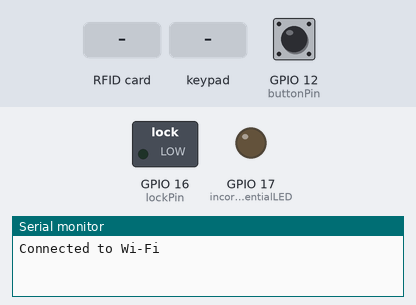
Bench run of a sketch on a simulated ESP32. Shown: switched loads named in the sketch (green lamp = pin HIGH), output pins drawn as LEDs (lit = HIGH), the last lines printed to the serial monitor. Wiring (inferred from the signals the program sends): 3×3 keypad with keys 1 2 3 4 5 6 7 8 9: rows GPIO 65, GPIO 66, GPIO 67; columns GPIO 68, GPIO 69, GPIO 70. Inputs (shaded band) come from the test bench; at power-on: GPIO 12 (buttonPin) HIGH. WiFi joins after 1.5 s; servers stay silent unless stated; the local clock reads 2024-03-15 10:24:30 at power-on unless the sketch sets it; not simulated (calls return 0 or success): WiFiCredentials.h; pins used as bus, display or sensor lines are not drawn.

Above: at 11.2 s.
11.3 s: GPIO 12 (buttonPin) pulled LOW for 0.15 s
At 13.3 s:
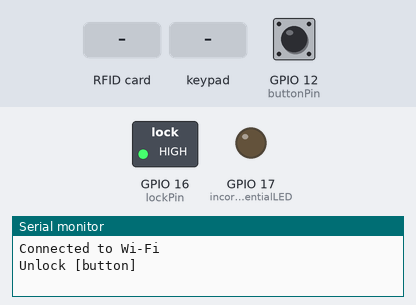
14.4 s: RFID card 5E 7A 19 C4 held to the reader
At 15.7 s:
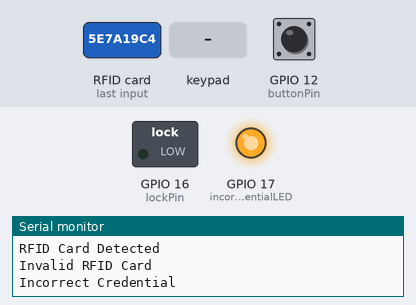
17.4 s: key '1' pressed
20.4 s: keypad keys 1 3 7 9 pressed 0.4 s apart
At 23.4 s:
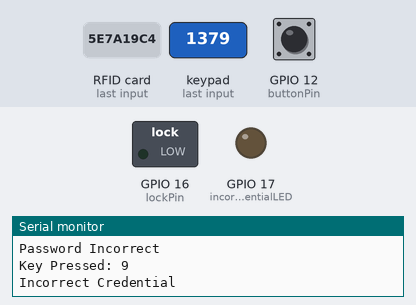
23.5 s: RFID card B3 91 21 2D held to the reader
At 24.9 s:
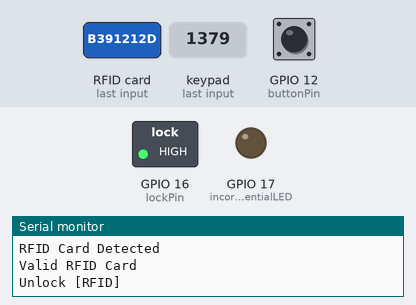
Timing chart, 0 to 26.5 s (numbered marks = the images above; inputs shaded):
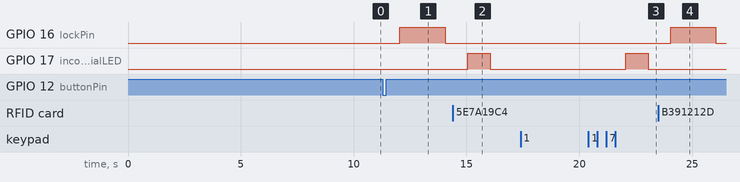

Measured:
- after the input at 11.3 s, GPIO 16 (lockPin): LOW → HIGH after 0.75 s, → LOW 2.0 s later
- after the input at 14.4 s, GPIO 17 (incorrectCredentialLED): LOW → HIGH after 0.66 s, → LOW 1.0 s later
- after the input at 20.4 s, GPIO 17 (incorrectCredentialLED): LOW → HIGH after 1.7 s, → LOW 1.0 s later
- after the input at 23.5 s, GPIO 16 (lockPin): LOW → HIGH after 0.56 s, → LOW 2.0 s later

The sketch:

SmartLock.ino
```cpp
#include <Arduino.h>
#include <Wire.h>
#include <PCF8574.h>
#include <SPI.h>
#include <MFRC522.h>
#include <WiFi.h>
#include "WiFiCredentials.h"

#define DEBUG 1

// Define the I2C address for the PCF8574
#define PCF8574_ADDRESS 0x20

// Instantiate the PCF8574 object
PCF8574 pcf8574(PCF8574_ADDRESS);

// Define the PCF8574 pins used for rows and columns
// In this configuration, pins P1, P2, and P3 are used for rows,
// and pins P4, P5, and P6 are used for columns
const uint8_t rowPins[3] = {1, 2, 3};
const uint8_t colPins[3] = {4, 5, 6};

// Define a key mapping for the 3x3 matrix
// Adjust the mapping if your keys are labeled differently
char keyMap[3][3] =
{
  {'1', '2', '3'},
  {'4', '5', '6'},
  {'7', '8', '9'}
};

// Lock-related constants
const uint8_t lockPin = 16;
const uint8_t incorrectCredentialLED = 17;
const uint32_t unlockDuration = 2000;
const uint32_t incorrectCredentialOnDuration = 1000;

// const for credential length
const uint8_t credentialLength = 4;

// Event-related types and structures
enum EventType {
  PASSWORD,
  BUTTON,
  RFID,
};

union Credential
{
  char password[credentialLength + 1];
  uint8_t UID[credentialLength + 1];
  char button[credentialLength + 1];
};

typedef struct {
  EventType type;
  struct tm timestamp;
  bool valid;
  Credential credential;
} EventLog;

// Log-related constants
const uint8_t logBufferSize = 16; // Must be a power of 2
const uint32_t logWriteInterval = 10000;
const char* ntpServer = "time.google.com";
const long gmtOffset_sec = -3 * 3600;
const int daylightOffset_sec = 0;

// Log-related variables
EventLog logBuffer[logBufferSize];
uint8_t logBufferWritePos = 0;
uint8_t logBufferReadPos = 0;

// LogBuffer protection mutex
SemaphoreHandle_t logMutex;

// Define the password
const char passLength = credentialLength;
const char password[] = "1379";

// Button-related constants
const uint8_t buttonPin = 12;
const uint32_t debounceDelay = 50;
const bool buttonPressedState = LOW;

// RFID-related constants
const uint8_t RST_PIN = 13;
const uint8_t SS_PIN = 14;
const uint8_t registeredUID[] = {0xB3, 0x91, 0x21, 0x2D};
const uint8_t registeredUIDSize = sizeof(registeredUID) / sizeof(*registeredUID);

// Common lock-related variables
uint8_t wrongCredential = 0;

// Password-related variables
uint8_t passwordPos = 0;
char enteredPassword[passLength + 1] = "";
bool passwordCorrect = false;

// Button-related variables
bool isButtonPressed = false;

// RFID-related variables
MFRC522 mfrc522(SS_PIN, RST_PIN);
bool validRFID = false;

// Synchronization semaphores
SemaphoreHandle_t lockSemaphore;
SemaphoreHandle_t passSemaphore;
SemaphoreHandle_t buttonSemaphore;
SemaphoreHandle_t buttonISRSemaphore;
SemaphoreHandle_t rfidSemaphore;

// Serial access mutex
SemaphoreHandle_t serialMutex;

template <typename... Args>
void protectedSerialPrint(Args... args)
{
  xSemaphoreTake(serialMutex, portMAX_DELAY);
  Serial.print(args...);
  xSemaphoreGive(serialMutex);
}

template <typename... Args>
void protectedSerialPrintln(Args... args)
{
  xSemaphoreTake(serialMutex, portMAX_DELAY);
  Serial.println(args...);
  xSemaphoreGive(serialMutex);
}

void insertLog(EventType type, bool valid, Credential credential)
{
  EventLog logEntry;
  struct tm timeinfo;

  if (!getLocalTime(&timeinfo)) {
    protectedSerialPrintln("Failed to obtain time");
    return;
  }

  logEntry.type = type;
  logEntry.timestamp = timeinfo;
  logEntry.valid = valid;
  logEntry.credential = credential;

  xSemaphoreTake(logMutex, portMAX_DELAY);
  logBuffer[logBufferWritePos] = logEntry;
  logBufferWritePos++; // don't need to take mod
                       // because buffer size is a power of 2 (keep it that way)
  xSemaphoreGive(logMutex);
}

void lockTask(void * parameter)
{
  for (;;) {

    if (wrongCredential) {

      #if DEBUG
      protectedSerialPrintln("Incorrect Credential");
      #endif

      digitalWrite(incorrectCredentialLED, HIGH);
      vTaskDelay(incorrectCredentialOnDuration / portTICK_PERIOD_MS);
      digitalWrite(incorrectCredentialLED, LOW);

      wrongCredential = 0;
    }

    if (passwordCorrect) {

      #if DEBUG
      protectedSerialPrintln("Unlock [password]");
      #endif

      digitalWrite(lockPin, HIGH);
      vTaskDelay(unlockDuration / portTICK_PERIOD_MS);
      digitalWrite(lockPin, LOW);

      #if DEBUG
      protectedSerialPrintln("Lock");
      #endif

      // Signals that passwordCorrect was used
      xSemaphoreGive(lockSemaphore);

      // Wait until the password is reseted
      xSemaphoreTake(passSemaphore, portMAX_DELAY);
    }

    if (isButtonPressed) {

      #if DEBUG
      protectedSerialPrintln("Unlock [button]");
      #endif

      digitalWrite(lockPin, HIGH);
      vTaskDelay(unlockDuration / portTICK_PERIOD_MS);
      digitalWrite(lockPin, LOW);

      #if DEBUG
      protectedSerialPrintln("Lock");
      #endif

      // Signals that the button was used
      xSemaphoreGive(lockSemaphore);

      // Wait until the button is released
      xSemaphoreTake(buttonSemaphore, portMAX_DELAY);
    }

    if (validRFID) {

      #if DEBUG
      protectedSerialPrintln("Unlock [RFID]");
      #endif

      digitalWrite(lockPin, HIGH);
      vTaskDelay(unlockDuration / portTICK_PERIOD_MS);
      digitalWrite(lockPin, LOW);

      #if DEBUG
      protectedSerialPrintln("Lock");
      #endif

      // Signals that the RFID was used
      xSemaphoreGive(lockSemaphore);

      // Wait until the RFID is reseted
      xSemaphoreTake(rfidSemaphore, portMAX_DELAY);
    }

    // Short delay before the next cycle
    vTaskDelay(1000 / portTICK_PERIOD_MS);
  }
}

void logTask(void * parameter)
{
  EventLog tempLogBuffer[logBufferSize];
  bool logSent;

  for (;;) {
    vTaskDelay(logWriteInterval / portTICK_PERIOD_MS);

    xSemaphoreTake(logMutex, portMAX_DELAY);
    memcpy(tempLogBuffer, logBuffer, sizeof(logBuffer));
    xSemaphoreGive(logMutex);

    // For each unread log entry
    while (logBufferReadPos != logBufferWritePos) {
      // Retrieve the log entry and increment the read position
      EventLog logEntry = tempLogBuffer[logBufferReadPos];

      // Prepare logSent flag
      logSent = false;

      #if DEBUG
      protectedSerialPrint("Log Entry: ");
      protectedSerialPrint(logEntry.timestamp.tm_hour);
      protectedSerialPrint(":");
      protectedSerialPrint(logEntry.timestamp.tm_min);
      protectedSerialPrint(":");
      protectedSerialPrint(logEntry.timestamp.tm_sec);
      protectedSerialPrint(" - ");
      protectedSerialPrint(logEntry.valid ? "Valid" : "Invalid");
      protectedSerialPrint(" - ");
      switch (logEntry.type) {
        case PASSWORD:
          protectedSerialPrint("Password: ");
          protectedSerialPrintln(logEntry.credential.password);
          break;
        case BUTTON:
          protectedSerialPrint("Button: ");
          protectedSerialPrintln(logEntry.credential.button);
          break;
        case RFID:
          protectedSerialPrint("RFID: ");
          for (uint8_t i = 0; i < registeredUIDSize; i++) {
            protectedSerialPrint(logEntry.credential.UID[i], HEX);
            protectedSerialPrint(" ");
          }
          protectedSerialPrintln();
          break;
      }
      #endif

      /*
        Send the log entry
      */

      logSent = true; // Make it conditional to the log transmission being successful

      if (logSent) {
        // Increment the read position
        xSemaphoreTake(logMutex, portMAX_DELAY);
        logBufferReadPos++; // don't need to take mod
                            // because buffer size is a power of 2 (keep it that way)
        xSemaphoreGive(logMutex);
      }
    }
  }
}

void passwordTask(void * parameter)
{
  for (;;) {
    // Iterate through each row
    for (uint8_t row = 0; row < 3; row++) {
      // Ensure all rows are HIGH before scanning
      for (uint8_t i = 0; i < 3; i++) {
        pcf8574.write(rowPins[i], HIGH);
      }
      // Drive the current row LOW
      pcf8574.write(rowPins[row], LOW);

      // Allow the signal to stabilize
      vTaskDelay(10 / portTICK_PERIOD_MS);

      // Check each column for a key press
      for (uint8_t col = 0; col < 3; col++) {
        if (pcf8574.read(colPins[col]) == LOW) {
          char key = keyMap[row][col];

          #if DEBUG
          protectedSerialPrint("Key Pressed: ");
          protectedSerialPrintln(key);
          #endif

          enteredPassword[passwordPos] = key;
          passwordPos++;

          if (passwordPos == passLength) {

            #if DEBUG
            protectedSerialPrint("Entered Password: ");
            protectedSerialPrintln(enteredPassword);
            #endif

            // Check if the entered password is correct
            passwordCorrect = (strcmp(enteredPassword, password) == 0);

            if (passwordCorrect) {

              #if DEBUG
              protectedSerialPrintln("Password Correct");
              #endif

              // Wait until lockTask uses passwordCorrect
              xSemaphoreTake(lockSemaphore, portMAX_DELAY);
            } else {

              #if DEBUG
              protectedSerialPrintln("Password Incorrect");
              #endif

              wrongCredential = 1;
            }

            // Insert the log entry
            Credential logCredential;
            strncpy(logCredential.password, enteredPassword, passLength);
            insertLog(PASSWORD, passwordCorrect, logCredential);

            memset(enteredPassword, 0, sizeof(enteredPassword));
            passwordPos = 0;
            passwordCorrect = false;

            // Signals that the password was reseted
            // and thus the lockTask can use passwordCorrect
            xSemaphoreGive(passSemaphore);
          }

          // Debounce: wait until the key is released
          while (pcf8574.read(colPins[col]) == LOW) {
            vTaskDelay(10 / portTICK_PERIOD_MS);
          }
          // Additional delay to avoid multiple detections
          vTaskDelay(50 / portTICK_PERIOD_MS);
        }
      }
    }
    // Short delay before the next scan cycle
    vTaskDelay(10 / portTICK_PERIOD_MS);
  }
}

void IRAM_ATTR handleButtonInterrupt() {
  BaseType_t xHigherPriorityTaskWoken = pdFALSE;
  xSemaphoreGiveFromISR(buttonISRSemaphore, &xHigherPriorityTaskWoken);
  if (xHigherPriorityTaskWoken) {
    portYIELD_FROM_ISR();
  }
}

void buttonTask(void * parameter)
{
  for (;;) {
    // Wait indefinitely until the semaphore is given by the ISR
    if (xSemaphoreTake(buttonISRSemaphore, portMAX_DELAY) == pdTRUE) {
      vTaskDelay(debounceDelay / portTICK_PERIOD_MS);

      if (digitalRead(buttonPin) == buttonPressedState) {
        isButtonPressed = true;
        xSemaphoreTake(lockSemaphore, portMAX_DELAY);
        isButtonPressed = false;
        xSemaphoreGive(buttonSemaphore);
      }
    }
  }
}

void RFIDTask(void * parameter)
{
  for(;;) {
    vTaskDelay(100 / portTICK_PERIOD_MS);

    // Look for new cards
    if (!mfrc522.PICC_IsNewCardPresent() || !mfrc522.PICC_ReadCardSerial()) {
      continue;
    }

    #if DEBUG
    protectedSerialPrintln("RFID Card Detected");
    #endif

    // Check if the card is registered
    bool cardMatch = true;
    if (mfrc522.uid.size != registeredUIDSize) {
      cardMatch = false;
    } else {
      for (uint8_t i = 0; i < registeredUIDSize; i++) {
        if (mfrc522.uid.uidByte[i] != registeredUID[i]) {
          cardMatch = false;
          break;
        }
      }
    }

    if (cardMatch) {
      #if DEBUG
      protectedSerialPrintln("Valid RFID Card");
      #endif

      validRFID = true;
      xSemaphoreTake(lockSemaphore, portMAX_DELAY);
      validRFID = false;
      xSemaphoreGive(rfidSemaphore);
    } else {
      #if DEBUG
      protectedSerialPrintln("Invalid RFID Card");
      #endif

      wrongCredential = 1;
    }

    // Insert the log entry
    Credential logCredential;
    memcpy(logCredential.UID, mfrc522.uid.uidByte, registeredUIDSize);
    insertLog(RFID, cardMatch, logCredential);

    // Halt the PICC and stop encryption
    mfrc522.PICC_HaltA();
    mfrc522.PCD_StopCrypto1();
  }
}

void setup()
{
  // Initialize Serial communication for debugging
  Serial.begin(115200);

  // Initialize the lock pin
  pinMode(lockPin, OUTPUT);

  // Initialize the incorrect credential LED pin
  pinMode(incorrectCredentialLED, OUTPUT);

  // Make sure that logBufferSize is a power of 2
  static_assert((logBufferSize & (logBufferSize - 1)) == 0, "logBufferSize must be a power of 2");

  // Create the mutex for the log buffer
  logMutex = xSemaphoreCreateMutex();

  // Create the mutex for the serial access
  serialMutex = xSemaphoreCreateMutex();

  if (logMutex == NULL) {
    Serial.println("Failed to create log mutex");
    while (1);
  }

  // Connect to the Wi-Fi network
  WiFi.mode(WIFI_STA);
  WiFi.begin(WIFI_SSID, WIFI_PASS);
  delay(10000);
  if (WiFi.status() != WL_CONNECTED) {
    Serial.println("Failed to connect to Wi-Fi");
    while (1);
  } else {
    Serial.println("Connected to Wi-Fi");
  }

  // Configure the NTP client
  configTime(gmtOffset_sec, daylightOffset_sec, ntpServer);

  // Initialize the I2C bus
  Wire.begin();

  // Initialize the PCF8574
  pcf8574.begin();

  // Drive all row pins HIGH
  for (uint8_t i = 0; i < 3; i++) {
    pcf8574.write(rowPins[i], HIGH);
  }

  // Configure the button pin as input
  pinMode(buttonPin, INPUT_PULLUP);

  // Attach the button interrupt
  attachInterrupt(buttonPin, handleButtonInterrupt, FALLING);

  // Initialize the RFID reader
  SPI.begin();
  mfrc522.PCD_Init();

  passSemaphore = xSemaphoreCreateBinary();
  lockSemaphore = xSemaphoreCreateBinary();
  buttonSemaphore = xSemaphoreCreateBinary();
  buttonISRSemaphore = xSemaphoreCreateBinary();
  rfidSemaphore = xSemaphoreCreateBinary();

  if (lockSemaphore == NULL || passSemaphore == NULL || buttonSemaphore == NULL || buttonISRSemaphore == NULL || rfidSemaphore == NULL) {
    Serial.println("Failed to create semaphores");
    while (1);
  }

  // Create the FreeRTOS task for controlling the lock
  xTaskCreate(lockTask, "LockTask", 1024, NULL, 1, NULL);

  // Create the FreeRTOS task for scanning the matrix keyboard
  xTaskCreate(passwordTask, "passwordTask", 2048, NULL, 2, NULL);

  // Create the FreeRTOS task for handling the button
  xTaskCreate(buttonTask, "ButtonTask", 1024, NULL, 2, NULL);

  // Create the FreeRTOS task for handling the RFID
  xTaskCreate(RFIDTask, "RFIDTask", 2048, NULL, 2, NULL);

  // Create the FreeRTOS task for logging
  xTaskCreate(logTask, "LogTask", 2048, NULL, 1, NULL);

}

void loop() {
  // The loop is left empty as all the functionality is handled by the FreeRTOS tasks
}
```
